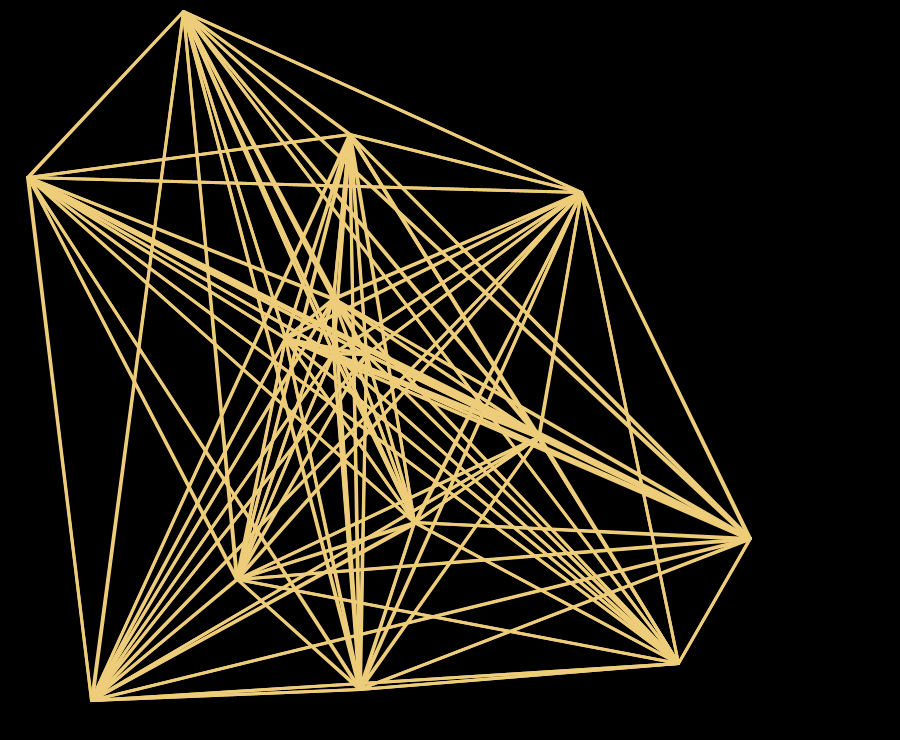
Frame 1 (no input)
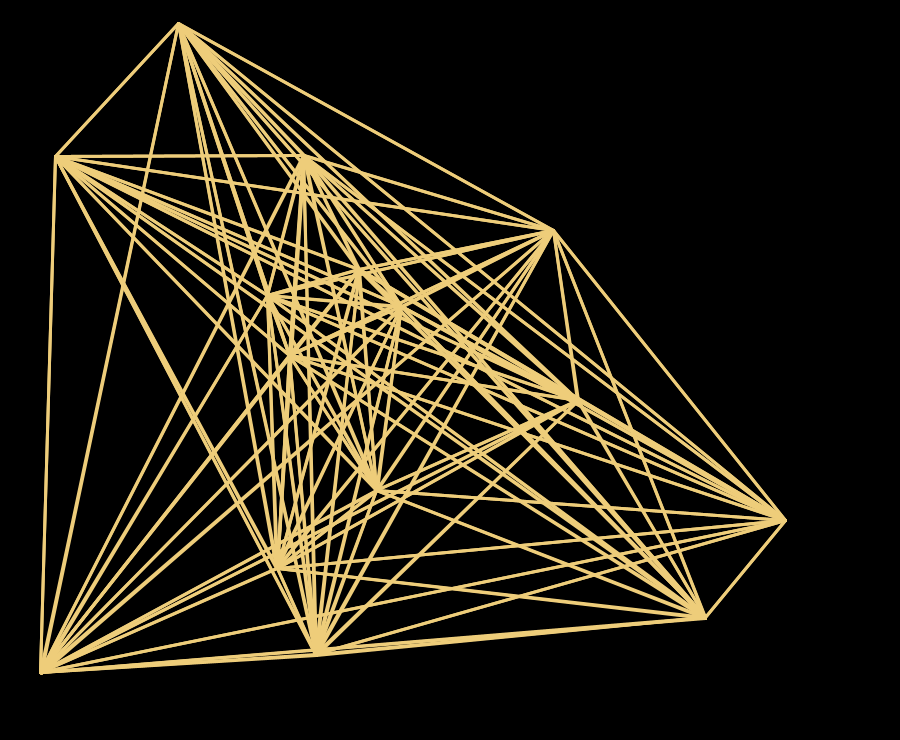
Frame 60 (the mouse pressed at the canvas centre just before this capture)
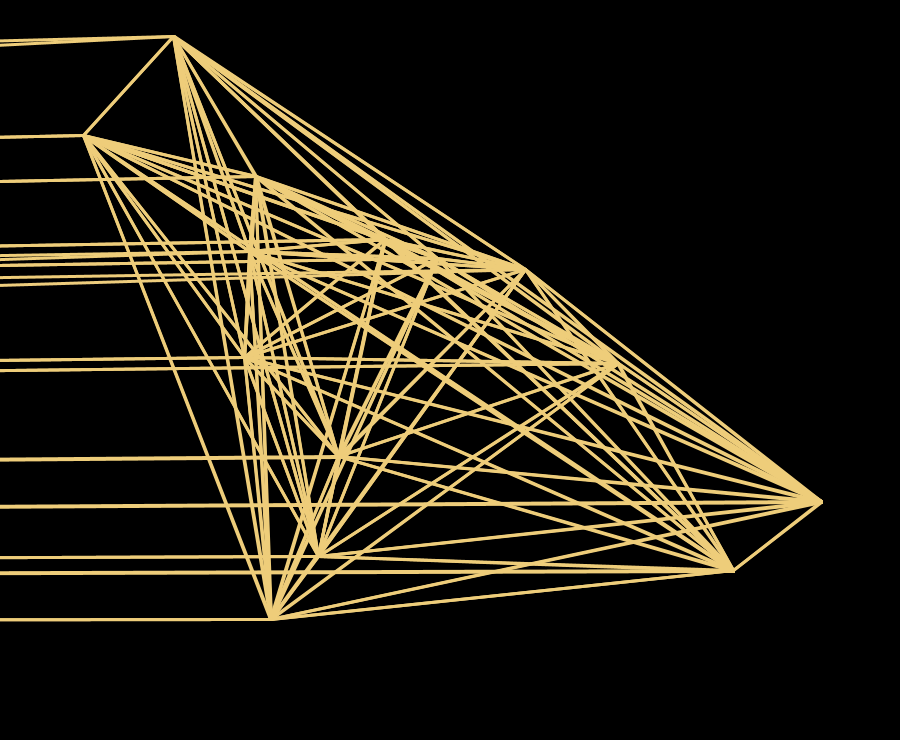
Frame 120 (the mouse held since frame 60 and released just before this capture)

The Processing sketch that drew these frames (run headless with seeded random() and noise(); from frame 60 on, the mouse is pressed at the canvas centre):

// Processing sketch: processing_16489
// ── processing_16489.pde

 


int count = 15;


int maxSize = 70;
int minSize = 10;


float[][] e = new float[count][5];


float ds=1;


int sel = 0;


boolean dragging=false;


void mouseDragged(){
  

  dragging=true;
}
  

void mouseReleased(){
  

  dragging=false;
}



void setup(){
  

  frameRate(15);
  
  
  size(900,740);
  

  strokeWeight(3);
 

  for(int j=0;j< count;j++){
    e[j][0]=random(width); // X 
    e[j][1]=random(height); // Y
    e[j][2]=random(minSize,maxSize); // Radius
    e[j][3]=random(-.9,.9); // X Speed
    e[j][4]=random(-.9,.9); // Y Speed
  }
}


void draw(){
   

   background(0);
  

  for (int j=0;j< count;j++){
    

    noStroke();


    float radi=e[j][2];
    float diam=radi/2;
    

    if( dist(e[j][0],e[j][1],mouseX,mouseY) < 2*radi ){
      

      fill(0,0,0,0);
      

      sel=1;
      

      if(dragging){
        

        e[j][0]=mouseX++;
        e[j][1]=mouseY++;
      }
    } else {


   fill(0,0,0,0);
      
 
      sel=0;
    }
    

        smooth();
        
        
 
        
        
        
    ellipse(e[j][0],e[j][1],radi,radi);
    



    


    

    e[j][0]+=e[j][3];
    e[j][1]+=e[j][4];
    
 
    



    
    

    if( e[j][0] < 0      ){ e[j][0] += e[j][0];  } 
  if( e[j][0] > width ){ e[j][0] += e[j][0] ;       }
  if( e[j][1] <   0   ){ e[j][1] += e[j][1]; }
  if( e[j][1] > height ){ e[j][1] +=e[j][1];       }
    

 





    if(sel==1){
      

      fill(0,0,0,0);
      

    stroke(238,205,125);
    } else {            
      

      fill(0,0,0);
      

     stroke(238,205,122);
    }
    

    for(int k=0;k< count;k++){
      

      if( dist(e[j][0],e[j][1],e[k][0],e[k][1]) >radi){
        

        line(e[j][0],e[j][1],e[k][0],e[k][1]);
      }
    }
    

  noStroke();      
    


     
  }
}                               
